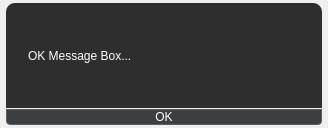
<?xml version="1.0" encoding="UTF-8"?>
<ui version="4.0">
 <class>OKMessageBox</class>
 <widget class="QDialog" name="OKMessageBox">
  <property name="windowModality">
   <enum>Qt::WindowModality::ApplicationModal</enum>
  </property>
  <property name="geometry">
   <rect>
    <x>0</x>
    <y>0</y>
    <width>328</width>
    <height>128</height>
   </rect>
  </property>
  <property name="minimumSize">
   <size>
    <width>328</width>
    <height>128</height>
   </size>
  </property>
  <property name="windowTitle">
   <string>Phils-Hub - OK Message Box</string>
  </property>
  <property name="styleSheet">
   <string notr="true">QToolTip {
    background-color: #2e2e2e;
    color: #ffffff;
    border: 1px solid #5b5e60;
    padding: 4px;
    border-radius: 4px;
    opacity: 200;
    font-size: 12px;
}

QLabel {
    color: #ffffff;
}

QFrame {
    background-color: #2e2e2e;
}

QPushButton {
    background-color: #3c3f41;
    color: #ffffff;
    border: 1px solid #5b5e60;
    border-radius: 4px;
	padding: 0px 0px;
}

QPushButton:hover {
    border-color: #4a90e2;
}

QPushButton:pressed {
    background-color: #3d78b2;
    border-color: #2a5f92;
}

/*
red: ff050d
green: 0dce1d
*/</string>
  </property>
  <property name="modal">
   <bool>true</bool>
  </property>
  <layout class="QVBoxLayout" name="verticalLayout">
   <property name="spacing">
    <number>1</number>
   </property>
   <property name="leftMargin">
    <number>6</number>
   </property>
   <property name="topMargin">
    <number>3</number>
   </property>
   <property name="rightMargin">
    <number>6</number>
   </property>
   <property name="bottomMargin">
    <number>3</number>
   </property>
   <item>
    <widget class="QFrame" name="frame">
     <property name="styleSheet">
      <string notr="true">QFrame {
	border-top-left-radius: 9px;
	border-top-right-radius: 9px;
}</string>
     </property>
     <property name="frameShape">
      <enum>QFrame::Shape::NoFrame</enum>
     </property>
     <property name="frameShadow">
      <enum>QFrame::Shadow::Raised</enum>
     </property>
     <layout class="QHBoxLayout" name="horizontalLayout">
      <item>
       <widget class="QLabel" name="label">
        <property name="text">
         <string/>
        </property>
        <property name="pixmap">
         <pixmap resource="../resources.qrc">:/ico/Icons/ico/phils-hub.ico</pixmap>
        </property>
       </widget>
      </item>
      <item>
       <widget class="QLabel" name="msg_label">
        <property name="sizePolicy">
         <sizepolicy hsizetype="Expanding" vsizetype="Preferred">
          <horstretch>0</horstretch>
          <verstretch>0</verstretch>
         </sizepolicy>
        </property>
        <property name="text">
         <string>OK Message Box...</string>
        </property>
        <property name="wordWrap">
         <bool>true</bool>
        </property>
       </widget>
      </item>
     </layout>
    </widget>
   </item>
   <item>
    <widget class="QPushButton" name="ok_btn">
     <property name="minimumSize">
      <size>
       <width>0</width>
       <height>0</height>
      </size>
     </property>
     <property name="styleSheet">
      <string notr="true">QPushButton {
	border-top-left-radius: 0px;
	border-top-right-radius: 0px;
}</string>
     </property>
     <property name="text">
      <string>OK</string>
     </property>
    </widget>
   </item>
  </layout>
 </widget>
 <resources>
  <include location="../resources.qrc"/>
 </resources>
 <connections/>
</ui>
